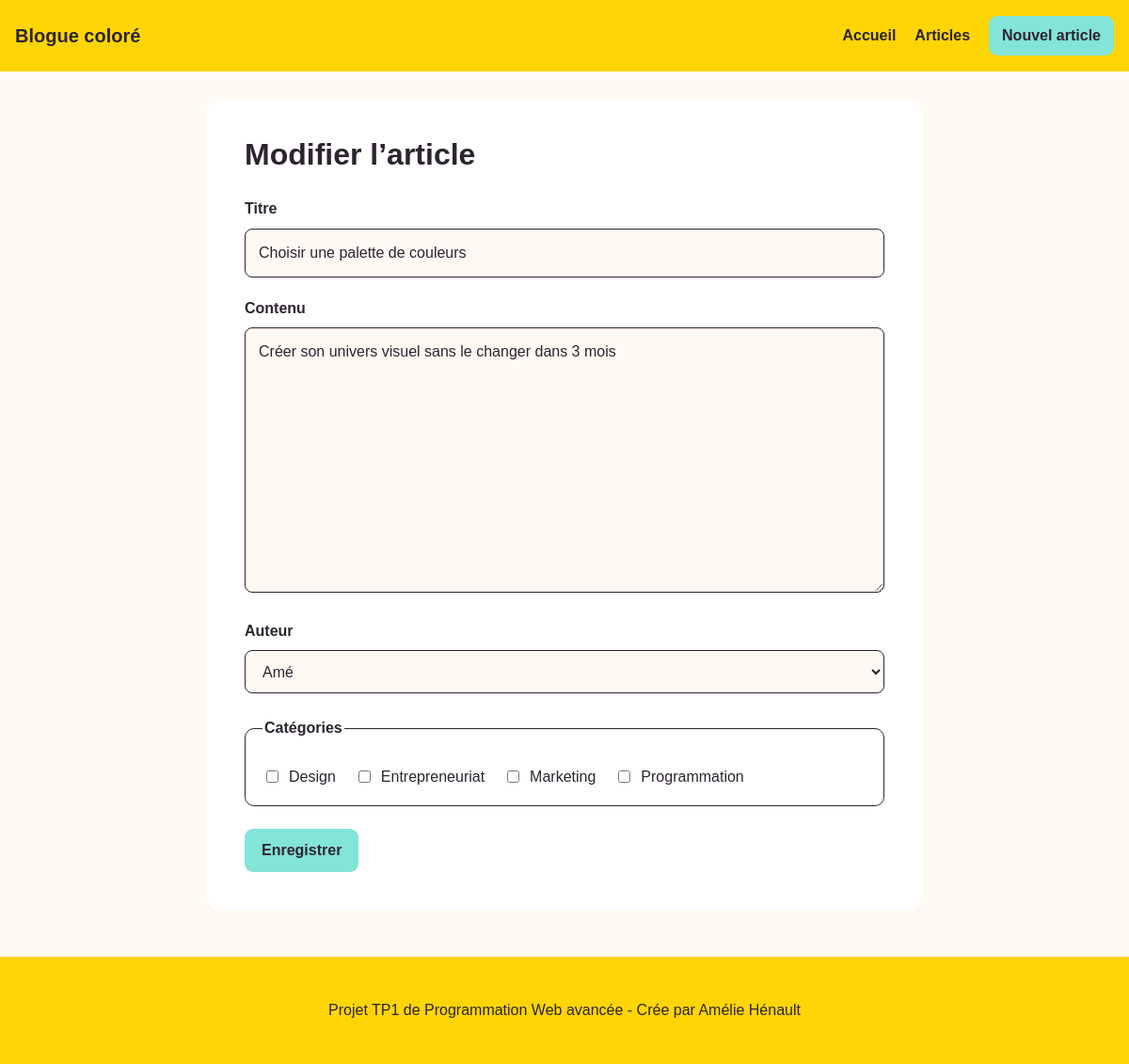
Screenshot of /post-edit.php?id=1 with the database file from the repository.
### tables this page shows
CREATE TABLE `posts` (
  `idPosts` int unsigned NOT NULL AUTO_INCREMENT,
  `Titre` varchar(255) NOT NULL,
  `Contenu` longtext NOT NULL,
  `Create_at` datetime NOT NULL,
  `update_at` datetime DEFAULT NULL,
  `Users_idUsers` int unsigned NOT NULL,
  PRIMARY KEY (`idPosts`),
  KEY `fk_Posts_Users1_idx` (`Users_idUsers`),
  CONSTRAINT `fk_Posts_Users1` FOREIGN KEY (`Users_idUsers`) REFERENCES `users` (`idUsers`)
);

CREATE TABLE `users` (
  `idUsers` int unsigned NOT NULL AUTO_INCREMENT,
  `Nom` varchar(100) NOT NULL,
  `Email` varchar(100) NOT NULL,
  `Role` varchar(45) NOT NULL,
  PRIMARY KEY (`idUsers`),
  UNIQUE KEY `Email_UNIQUE` (`Email`)
);

CREATE TABLE `categories` (
  `idCategories` int unsigned NOT NULL AUTO_INCREMENT,
  `Nom` varchar(100) NOT NULL,
  PRIMARY KEY (`idCategories`),
  UNIQUE KEY `Nom_UNIQUE` (`Nom`)
);

### classes/crud.php (called while the page is built, shortened)
<?php
class Crud extends PDO
{
    public function select(
        string $table,
        string $field = 'id',
        string $order = 'ASC'
    ): array {
        $order = strtoupper($order);
        $sql = "SELECT * FROM $table
                ORDER BY $field $order";
        return $this->query($sql)->fetchAll();
    }
    public function selectId(
        string $table,
        int|string $value,
        string $field = 'id'
    ): bool|array {
        $sql = "SELECT * FROM $table
                WHERE $field = :$field";
        $stmt = $this->prepare($sql);
        $stmt->bindValue(
            ":$field",
            $value
        );
        $stmt->execute();
        if ($stmt->rowCount() === 1) {
            return $stmt->fetch();
        }
        return false;
    }
}

### post-edit.php (the view, shortened to what this page needs)
<?php
require_once __DIR__ . '/classes/crud.php';
$crud = new Crud();
$id = (int) ($_GET['id'] ?? 0);
$post = $crud->selectId(
    'Posts',
    $id,
    'idPosts'
);
$users = $crud->select(
    'Users',
    'Nom'
);
$categories = $crud->select(
    'Categories',
    'Nom'
);
$sql = "SELECT Categories_idCategories
        FROM Post_categorie
        WHERE Posts_idPosts1 = :id";
$stmt = $crud->prepare($sql);
$stmt->execute([
    'id' => $id
]);
$selection = array_map(
    'intval',
    array_column(
        $stmt->fetchAll(),
        'Categories_idCategories'
    )
);
require_once __DIR__ . '/includes/header.php';
?>
<section class="form-shell">
    <h1>
        Modifier l’article
    </h1>
    <form
        action="post-update.php"
        method="post"
    >
        <label for="Titre">
            Titre
        </label>
        <input
            id="Titre"
            name="Titre"
            type="text"
            maxlength="255"
            value="<?= htmlspecialchars($post['Titre']) ?>"
            required
        >
        <label for="Contenu">
            Contenu
        </label>
        <textarea
            id="Contenu"
            name="Contenu"
            rows="10"
            required
        ><?= htmlspecialchars($post['Contenu']) ?></textarea>
        <label for="Users_idUsers">
            Auteur
        </label>
        <select
            id="Users_idUsers"
            name="Users_idUsers"
            required
        >
            <?php foreach ($users as $user): ?>
                <option
                    value="<?= (int) $user['idUsers'] ?>"
                    <?=
                        (int) $user['idUsers']
                        === (int) $post['Users_idUsers']
                            ? 'selected'
                            : ''
                    ?>
                >
                    <?= htmlspecialchars($user['Nom']) ?>
                </option>
            <?php endforeach; ?>
        </select>
        <fieldset>
            <legend>
                Catégories
            </legend>
            <div class="checkboxes">
                <?php foreach ($categories as $categorie): ?>
                    <label class="checkbox">
                        <input
                            type="checkbox"
                            name="categories[]"
                            value="<?= (int) $categorie['idCategories'] ?>"
                            <?=
                                in_array(
                                    (int) $categorie['idCategories'],
                                    $selection,
                                    true
                                )
                                    ? 'checked'
                                    : ''
                            ?>
                        >
                        <?= htmlspecialchars($categorie['Nom']) ?>
                    </label>
                <?php endforeach; ?>
            </div>
        </fieldset>
        <button
            class="button"
            type="submit"
        >
            Enregistrer
        </button>
    </form>
</section>
<?php
require_once __DIR__ . '/includes/footer.php';
?>

### css/style.css (style rules this page uses)
:root { --blanc: #fff9f4; --noir: #2d2430; --jaune: #ffd505; --rose: #d12477; --turquoise: #83e4d8; }
* { box-sizing: border-box; }
body { margin: 0; background: var(--blanc); color: var(--noir); font: 16px/1.6 Arial, sans-serif; }
h1, h2, h3 { margin-top: 0; line-height: 1.15; }
h1 { max-width: 800px; font-size: 4rem; }
.button { display: inline-flex; align-items: center; justify-content: center; min-height: 44px; padding: 10px 18px; border: 0; border-radius: 9px; background: var(--turquoise); color: var(--noir); font: inherit; font-weight: 700; text-decoration: none; cursor: pointer; }
.form-shell, .article-full { max-width: 760px; margin: auto; padding: 40px; background: #ffffff; border-radius: 16px; }
.form-shell h1, .article-full h1 { font-size: 2rem; }
form > label, legend { display: block; margin: 20px 0 8px; font-weight: 700; }
input[type="text"], textarea, select { width: 100%; min-height: 46px; padding: 12px 14px; border: 1px solid var(--noir); border-radius: 8px; background: var(--blanc); color: var(--noir); font: inherit; }
textarea { resize: vertical; }
fieldset { margin: 24px 0; padding: 18px; border: 1px solid var(--noir); border-radius: 10px; }
.checkboxes { display: flex; flex-wrap: wrap; gap: 12px 20px; }
.checkbox { display: flex; align-items: center; gap: 8px; }

### rows the page displays
posts: Titre "Choisir une palette de couleurs", Contenu "Créer son univers visuel sans le changer dans 3 mois", Users_idUsers "Amé"
categories: Nom "Design"
categories: Nom "Entrepreneuriat"
categories: Nom "Marketing"
categories: Nom "Programmation"
